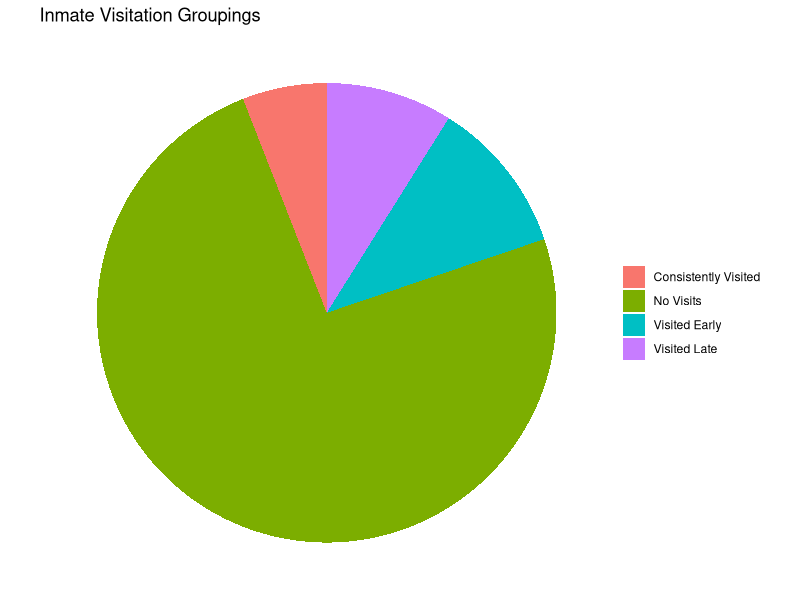

The R source for this figure:
library(ggplot2)

visitation_groups <- data.frame(
    "Visit Frequency" = c("No Visits", "Visited Early", "Visited Late", "Consistently Visited"),
    "Group Size" = c(75, 11, 9, 6)
)

#visitation_groups <- c(
#    "No Visits" = 75,
#    "Visited Early" = 11,
#    "Visited Late" = 9,
#    "Consistently Visited" = 6
#)
misconduct_groups <- c(
    "No Misconduct" = 69,
    "Some Misconduct" = 26,
    "Heavy Misconduct" = 5
)

# Make pie chart
p <- ggplot(visitation_groups, aes(x = "", y = Group.Size, fill = Visit.Frequency)) +
  geom_bar(stat = "identity", width = 1) +        # Create bar chart with one bar
  coord_polar("y", start = 0) +                   # Turn bar chart into pie chart
  labs(title = "Inmate Visitation Groupings") +
  theme_void() +                                  # Remove axes and background
  theme(legend.title = element_blank())           # Remove legend title

ggsave("visitation_pie_chart.png", plot = p, width = 6, height = 6)
